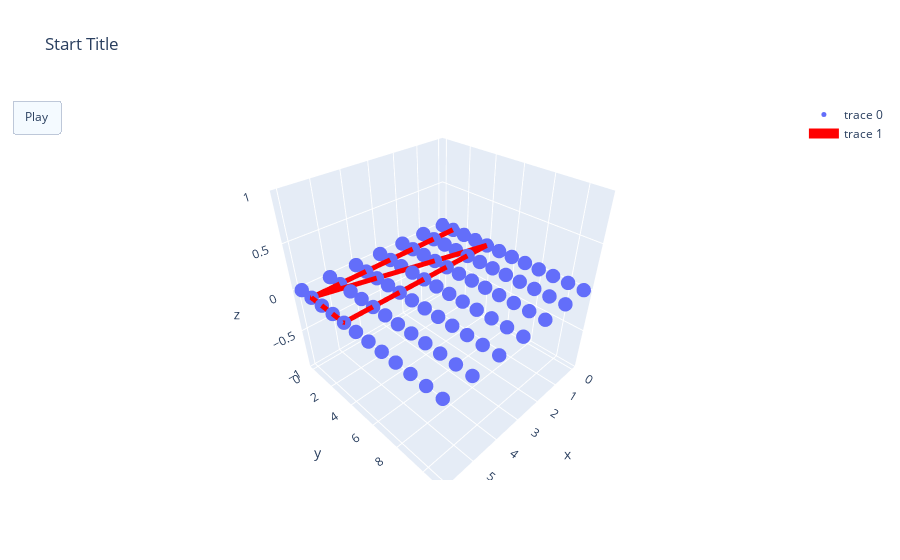

Notebook code for this chart:
### Code cell
route = np.array(route[0])
line = np.array(line[0])

node_xyz = np.array([warehouse.pos_dict[v] for v in sorted(warehouse.graph)])
edge_xyz = np.array([(warehouse.pos_dict[u], warehouse.pos_dict[v]) for u, v in warehouse.graph.edges()])

# data = []
# for x, y, z in zip(node_xyz.T[0], node_xyz.T[1], node_xyz.T[2]):
#     data_point = storage_frequence_heu[x,y,z]
#     data.append(data_point)

assignment = []
for x, y, z in zip(node_xyz.T[0], node_xyz.T[1], node_xyz.T[2]):
    assignment_point = storage_assignment_heuristic[x,y,z]
    assignment.append(assignment_point)

trace = go.Scatter3d(customdata=np.stack((assignment),axis=-1), hovertemplate = 'x: %{x}<br>y: %{y}<br>z: %{z}<br>Cluster<br>Product: %{customdata[1]}',
x = node_xyz.T[0], y = node_xyz.T[1], z = node_xyz.T[2],mode = 'markers', marker = dict(
    size = 12)
)

lines = go.Scatter3d(
    x=line.T[0],
    y=line.T[1],
    z=line.T[2],
    mode='lines',
    line=dict(color='red', width=10),  # Customize line properties
)

frames=[go.Frame(data=[go.Scatter3d(
    x=[route.T[0][i]],
    y=[route.T[1][i]],
    z=[route.T[2][i]],
    mode='markers',
    marker=dict(color='blue', size=10),  # Customize line properties
) ]) for i in range(len(route.T[0])-1)]

layout=go.Layout(
        xaxis=dict(range=[0, 40], autorange=False),
        yaxis=dict(range=[0, 40], autorange=False),
        title="Start Title",
        updatemenus=[dict(
            type="buttons",
            buttons=[dict(label="Play",
                          method="animate",
                          args=[None])])]
    )
fig = go.Figure(data = [trace, lines], layout = layout, frames = frames)
fig.update_traces(marker_size = 5)
fig.show()

### Figure 1 — Plotly figure (JSON) as saved in the notebook; plotly's stock layout.template omitted (floating-point values rounded to 4 significant figures)
{"data": [{"customdata": [0, 0, 0, 0, 0, 0, 0, 0, 0, 0, 0, 0, 0, 0, -1, 3, 0, -1, -1, 0, -1, -1, 0, -1, 1, 0, -1, 4, 0, -1, -1, 0, -1, -1, 0, -1, 2, 0, -1, 5, 0, -1, -1, 0, -1, -1, 0, -1, -1, 0, -1, -1, 0, -1, -1, 0, -1, -1, 0, -1, -1, 0, -1, -1, 0, -1, -1, 0, -1, -1, 0, -1, 0, 0, 0, 0, 0, 0, 0, 0, 0, 0, 0, 0], "hovertemplate": "x: %{x}<br>y: %{y}<br>z: %{z}<br>Cluster<br>Product: %{customdata[1]}", "marker": {"size": 5}, "mode": "markers", "type": "scatter3d", "x": [0, 0, 0, 0, 0, 0, 0, 0, 0, 0, 0, 0, 1, 1, 1, 1, 1, 1, 1, 1, 1, 1, 1, 1, 2, 2, 2, 2, 2, 2, 2, 2, 2, 2, 2, 2, 3, 3, 3, 3, 3, 3, 3, 3, 3, 3, 3, 3, 4, 4, 4, 4, 4, 4, 4, 4, 4, 4, 4, 4, 5, 5, 5, 5, 5, 5, 5, 5, 5, 5, 5, 5, 6, 6, 6, 6, 6, 6, 6, 6, 6, 6, 6, 6], "y": [0, 1, 2, 3, 4, 5, 6, 7, 8, 9, 10, 11, 0, 1, 2, 3, 4, 5, 6, 7, 8, 9, 10, 11, 0, 1, 2, 3, 4, 5, 6, 7, 8, 9, 10, 11, 0, 1, 2, 3, 4, 5, 6, 7, 8, 9, 10, 11, 0, 1, 2, 3, 4, 5, 6, 7, 8, 9, 10, 11, 0, 1, 2, 3, 4, 5, 6, 7, 8, 9, 10, 11, 0, 1, 2, 3, 4, 5, 6, 7, 8, 9, 10, 11], "z": [0, 0, 0, 0, 0, 0, 0, 0, 0, 0, 0, 0, 0, 0, 0, 0, 0, 0, 0, 0, 0, 0, 0, 0, 0, 0, 0, 0, 0, 0, 0, 0, 0, 0, 0, 0, 0, 0, 0, 0, 0, 0, 0, 0, 0, 0, 0, 0, 0, 0, 0, 0, 0, 0, 0, 0, 0, 0, 0, 0, 0, 0, 0, 0, 0, 0, 0, 0, 0, 0, 0, 0, 0, 0, 0, 0, 0, 0, 0, 0, 0, 0, 0, 0]}, {"line": {"color": "red", "width": 10}, "marker": {"size": 5}, "mode": "lines", "type": "scatter3d", "x": [6, 0, 1, 2, 3, 6, 6, 3, 2, 1, 0, 6], "y": [1, 1, 1, 1, 1, 1, 4, 4, 4, 4, 4, 1], "z": [0, 0, 0, 0, 0, 0, 0, 0, 0, 0, 0, 0]}], "layout": {"title": {"text": "Start Title"}, "updatemenus": [{"buttons": [{"args": [null], "label": "Play", "method": "animate"}], "type": "buttons"}], "xaxis": {"autorange": false, "range": [0, 40]}, "yaxis": {"autorange": false, "range": [0, 40]}}}
